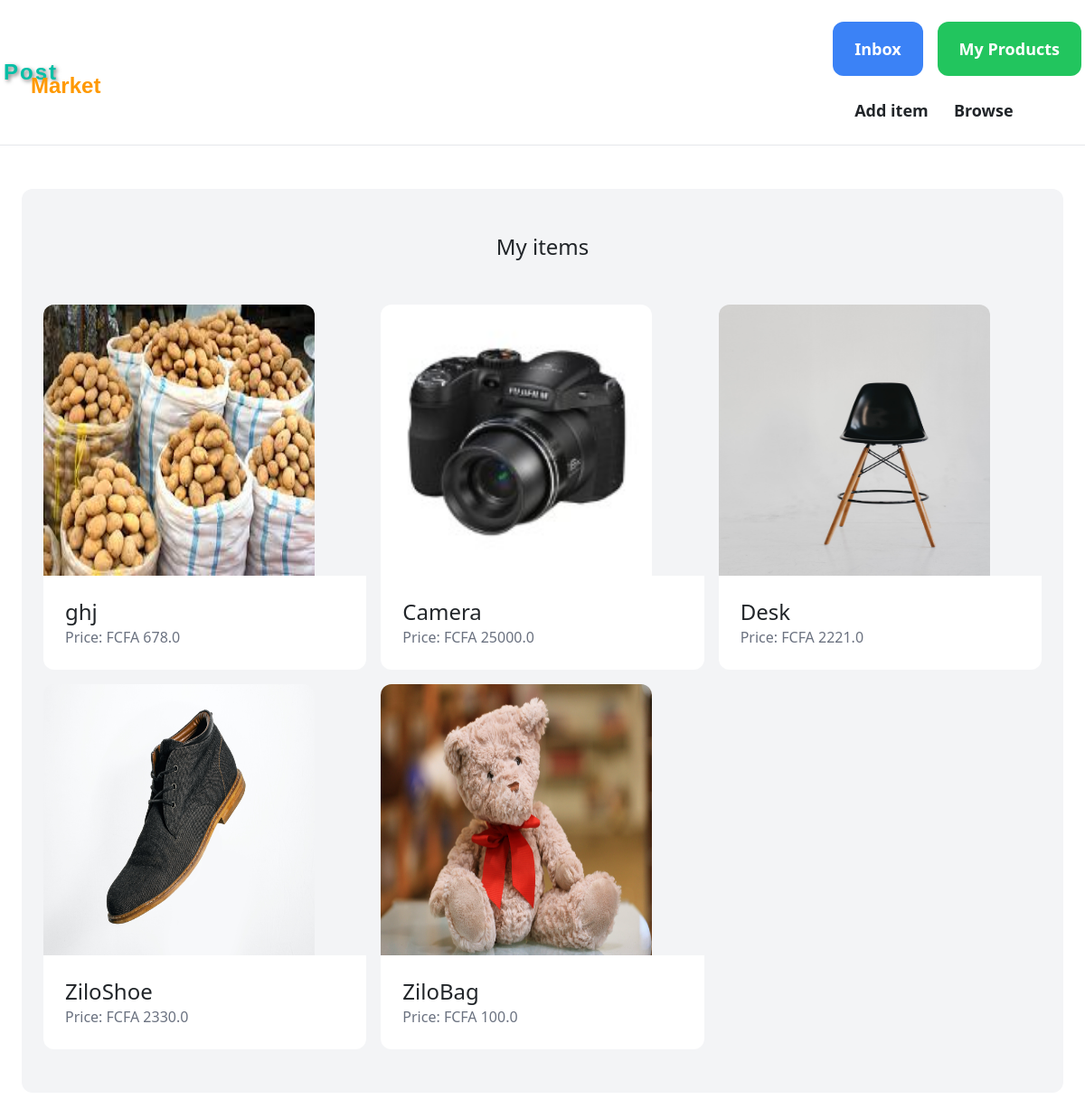
/dashboard/ (signed in), run on an earlier commit of the app's database.
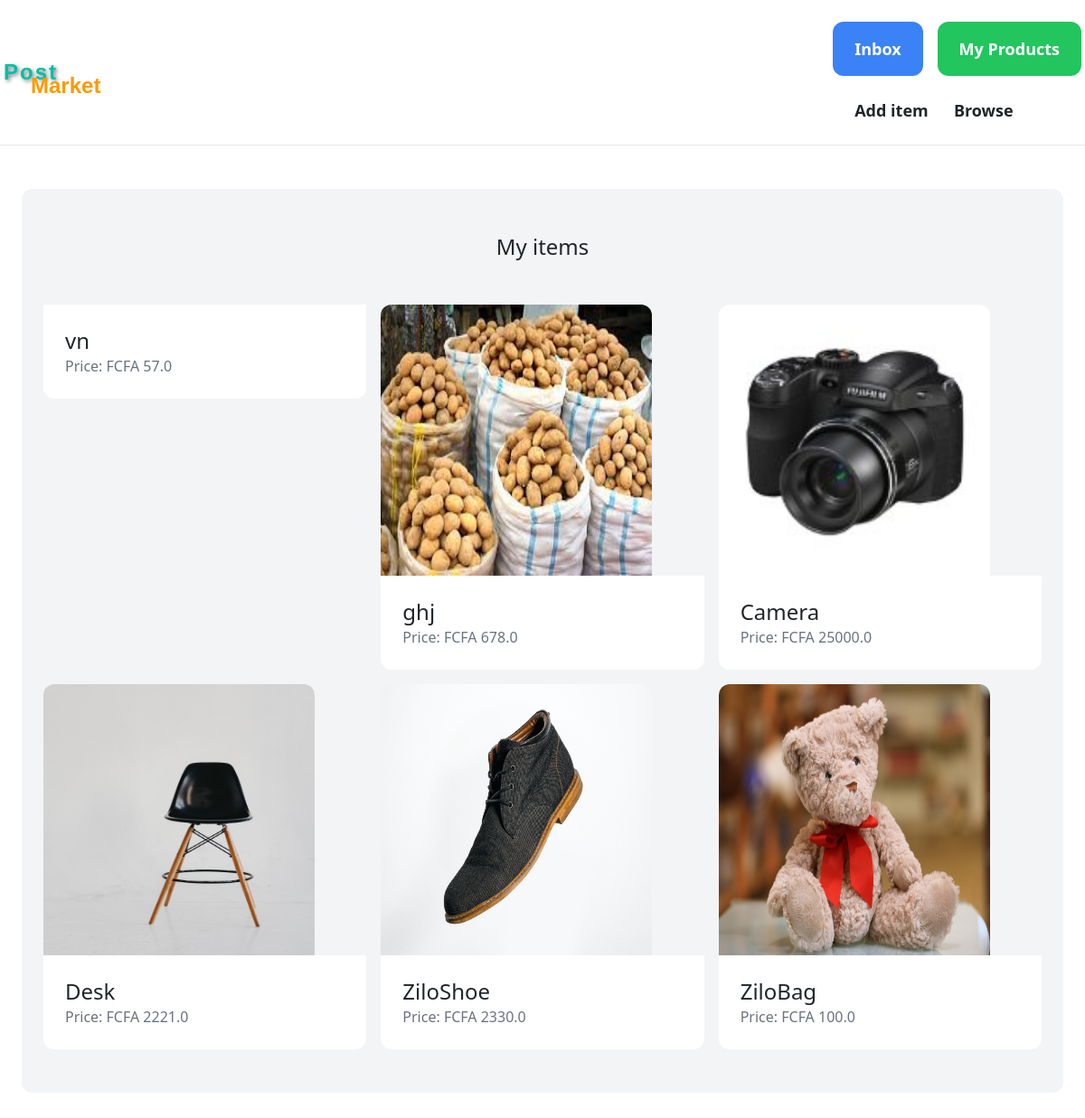
And on a later commit of the database.
### item/models.py (models this page shows, shortened)
class Item(models.Model):
    category = models.ForeignKey(Category, related_name='items', on_delete=models.CASCADE)
    name = models.CharField(max_length=255)
    description = models.TextField(blank=True, null=True)
    location = models.CharField(max_length=100, default="Bamenda")
    price = models.FloatField()
    image = models.ImageField(upload_to='item_images', blank=True, null=True)
    is_sold = models.BooleanField(default=False)
    created_by = models.ForeignKey(settings.AUTH_USER_MODEL, related_name='items', on_delete=models.CASCADE)
    created_at = models.DateTimeField(auto_now_add=True)
    is_approved = models.BooleanField(default=False)

### dashboard/views.py (the view)
# urls.py: path('', views.index, name='index'),
@login_required
def index(request):
    items = Item.objects.filter(created_by=request.user)
    return render(request, 'dashboard/index.html', {
        'items': items,
    })

### dashboard/templates/dashboard/index.html (shortened to what this page needs)
{% extends 'core/base.html' %}
{% block content %}
<div class="mt-6 px-6 py-12 bg-gray-100 rounded-xl">
    <h2 class="mb-12 text-2xl text-center">My items</h2>
    <div class="grid grid-cols-1 gap-3 md:grid-cols-3 md:gap-3">
        {% for item in items reversed %}
        {% if item %}
            <div>
                <a href="{% url 'item:detail' item.id %}">
                    {% if item.image %}
                    <div>
                        <img style="height: 300px; width: 300px;" src="{{ item.image.url }}" class="rounded-t-xl">
                    </div>
                    {% endif %}
                    <div class="p-6 bg-white rounded-b-xl">
                        <h2 class="text-2xl">{{ item.name }}</h2>
                        <p class="text-gray-500">Price: FCFA {{ item.price }}</p>
                    </div>
                </a>
            </div>
            {% else %}
            <h2> You've added no item yet</h2>
            {% endif %}
        {% endfor %}
    </div>
</div>
{% endblock %}

### core/templates/core/base.html (shortened to what this page needs)
<!doctype html>
<html>
<head>
    <link rel="stylesheet" href="https://cdn.jsdelivr.net/npm/bootstrap@5.3.0/dist/css/bootstrap.min.css">
    <script src="https://cdn.tailwindcss.com"></script>
<link rel="stylesheet" href="https://cdnjs.cloudflare.com/ajax/libs/font-awesome/5.15.4/css/all.min.css">
</head>
<body>
    <nav class="py-6 px-1 flex justify-between items-center border-b border-gray-200">
            <div style="position: relative; display: inline-block;" class="py--3">
                <a href="/"><span style="font-family: 'Arial', sans-serif; font-size: 24px; font-weight: bold; color:#00bfa6; text-shadow: 2px 2px 4px rgba(0, 0, 0, 0.5); letter-spacing: 2px;">Post</span>
                <span style="position: absolute; bottom: : -10px; left: 30px; font-family: 'Arial', sans-serif; font-size: 24px; font-weight: bold;padding-top: 15px;  color:  #ff9900;">Market</span></a>
              </div>
            <div class="space-x-6">
                {% if request.user.is_authenticated %}
                <div class="flex space-x-4    ">
                    <a href="{% url 'conversation:inbox' %}" class="px-4 py-3 text-lg font-semibold bg-blue-500 text-white rounded-xl hover:bg-blue-700">Inbox</a>
                    <a href="{% url 'dashboard:index' %}" class="px-4 py-3 text-lg font-semibold bg-green-500 text-white rounded-xl hover:bg-green-700">My Products</a>
                </div><br>
                <a href="{% url 'item:new' %}" class="text-lg font-semibold hover:text-gray-500">Add item</a>
                <a href="{% url 'item:items' %}" class="text-lg font-semibold hover:text-gray-500">Browse </a>
                {% else %}
                <a href="{% url 'core:signup' %}" class="px-6 py-3 text-lg font-semibold bg-teal-500 text-white rounded-xl hover:bg-teal-700">Sign up</a>
                <a href="{% url 'core:login' %}" class="px-6 py-3 text-lg font-semibold bg-gray-500 text-white rounded-xl hover:bg-gray-700">Log in</a>
                {% endif %}
            </div>
        </nav>
    <div class="px-6 py-6">
        {% block content %}
        {% endblock %}
        <br>
    </div>
</body>
</html>

### core/templates/core/base.html (style rules this page uses)
html { position: relative; min-height: 100%; }
body { margin-bottom: 100px; }

What changed in the data, as far as the page shows it:
added Item: name "vn", price "57.0"
